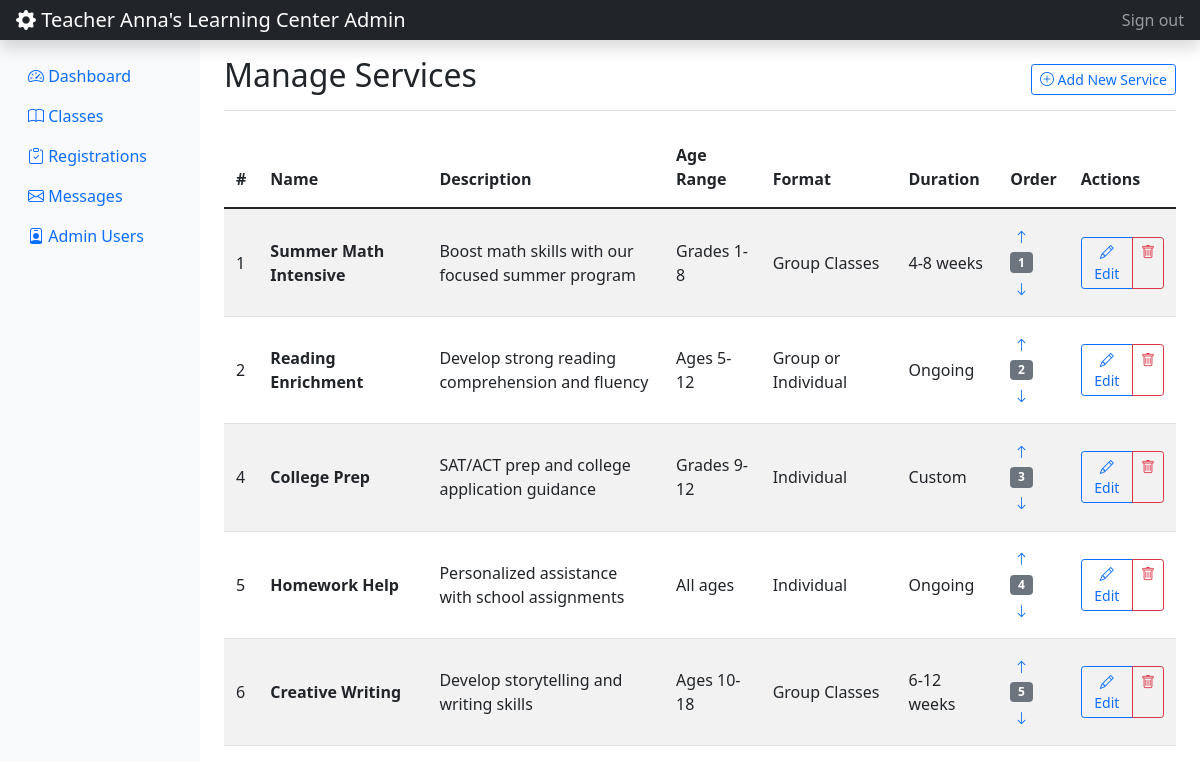
/admin/manage_services.php (signed in), run on the app's committed database.
### tables this page shows
CREATE TABLE `services` (
  `id` int(11) NOT NULL,
  `name` varchar(100) NOT NULL,
  `description` text NOT NULL,
  `icon_class` varchar(50) NOT NULL DEFAULT 'fas fa-book',
  `age_range` varchar(50) NOT NULL,
  `format` varchar(50) NOT NULL,
  `duration` varchar(50) NOT NULL,
  `has_class_link` tinyint(1) NOT NULL DEFAULT 1,
  `display_order` int(11) NOT NULL DEFAULT 0
);

### admin/manage_services.php (the view, shortened to what this page needs)
<?php
require_once '../includes/auth_check.php';
$stmt = $pdo->query("SELECT * FROM services ORDER BY display_order");
$services = $stmt->fetchAll();
$max_order = !empty($services) ? max(array_column($services, 'display_order')) : 0;
?>
<?php include('../includes/admin_header.php'); ?>
<div class="d-flex justify-content-between flex-wrap flex-md-nowrap align-items-center pt-3 pb-2 mb-3 border-bottom">
    <h1 class="h2">Manage Services</h1>
    <div class="btn-toolbar mb-2 mb-md-0">
        <a href="add_service.php" class="btn btn-sm btn-outline-primary">
            <i class="bi bi-plus-circle"></i> Add New Service
        </a>
    </div>
</div>
<?php if (empty($services)): ?>
<div class="alert alert-info">
    No services found. Click the "Add New Service" button to create one.
</div>
<?php else: ?>
<div class="table-responsive">
    <table class="table table-striped table-hover align-middle">
        <thead>
            <tr>
                <th>#</th>
                <th>Name</th>
                <th>Description</th>
                <th>Age Range</th>
                <th>Format</th>
                <th>Duration</th>
                <th>Order</th>
                <th>Actions</th>
            </tr>
        </thead>
        <tbody>
            <?php foreach ($services as $index => $service): ?>
            <tr>
                <td><?php echo $service['id']; ?></td>
                <td>
                    <strong><?php echo htmlspecialchars($service['name']); ?></strong>
                </td>
                <td>
                    <div style="max-width: 300px;">
                        <?php echo htmlspecialchars(substr($service['description'], 0, 100)) . (strlen($service['description']) > 100 ? '...' : ''); ?>
                    </div>
                </td>
                <td><?php echo htmlspecialchars($service['age_range']); ?></td>
                <td><?php echo htmlspecialchars($service['format']); ?></td>
                <td><?php echo htmlspecialchars($service['duration']); ?></td>
                <td>
                    <div class="btn-group-vertical">
                        <a href="admin_actions.php?action=move_service_up&id=<?php echo $service['id']; ?>"
                           class="btn btn-sm btn-link p-0 mb-1" <?php echo $service['display_order'] <= 1 ? 'disabled' : ''; ?>>
                            <i class="bi bi-arrow-up"></i>
                        </a>
                        <span class="badge bg-secondary"><?php echo $service['display_order']; ?></span>
                        <a href="admin_actions.php?action=move_service_down&id=<?php echo $service['id']; ?>"
                           class="btn btn-sm btn-link p-0 mt-1" <?php echo $service['display_order'] >= $max_order ? 'disabled' : ''; ?>>
                            <i class="bi bi-arrow-down"></i>
                        </a>
                    </div>
                </td>
                <td>
                    <div class="btn-group" role="group">
                        <a href="edit_service.php?id=<?php echo $service['id']; ?>" class="btn btn-sm btn-outline-primary">
                            <i class="bi bi-pencil"></i> Edit
                        </a>
                        <a href="admin_actions.php?action=delete_service&id=<?php echo $service['id']; ?>"
                           class="btn btn-sm btn-outline-danger"
                           onclick="return confirm('Are you sure you want to delete this service?');">
                            <i class="bi bi-trash"></i>
                        </a>
                    </div>
                </td>
            </tr>
            <?php endforeach; ?>
        </tbody>
    </table>
</div>
<?php endif; ?>
<?php include('../includes/admin_footer.php'); ?>

### assets/css/admin.css (style rules this page uses)
.table > :not(caption) > * > * { padding: 1rem 0.75rem; }
.table > thead { border-top: none; }

### data on the page
services: id "1", name "Summer Math Intensive", description "Boost math skills with our focused summer program", age_range "Grades 1-8", format "Group Classes", duration "4-8 weeks", display_order "1"
services: id "2", name "Reading Enrichment", description "Develop strong reading comprehension and fluency", age_range "Ages 5-12", format "Group or Individual", duration "Ongoing", display_order "2"
services: id "4", name "College Prep", description "SAT/ACT prep and college application guidance", age_range "Grades 9-12", format "Individual", duration "Custom", display_order "3"
services: id "5", name "Homework Help", description "Personalized assistance with school assignments", age_range "All ages", format "Individual", duration "Ongoing", display_order "4"
services: id "6", name "Creative Writing", description "Develop storytelling and writing skills", age_range "Ages 10-18", format "Group Classes", duration "6-12 weeks", display_order "5"

### other printed values
SITE_NAME "Teacher Anna's Learning Center"
